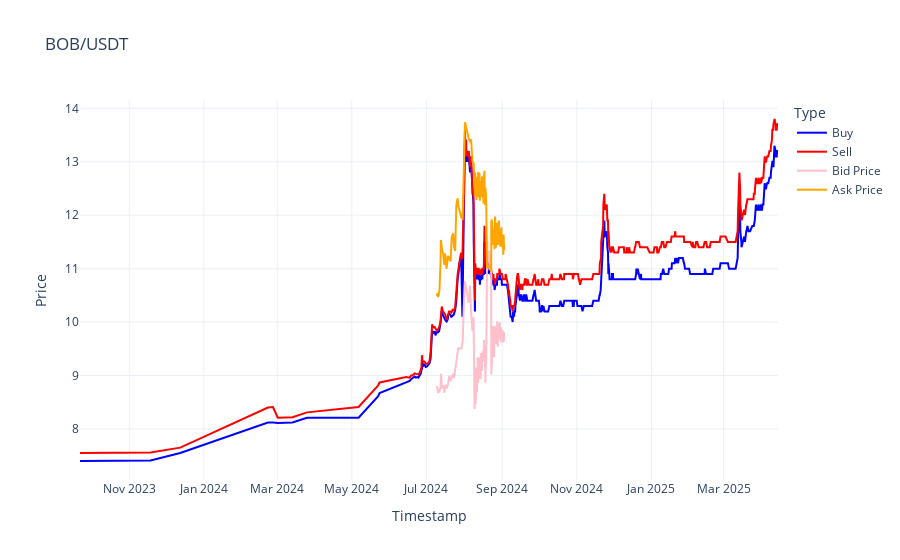

Notebook source saved alongside this figure:
### Code cell
fig = go.Figure()
fig.add_trace(go.Scatter(x=dolarbo.index, y=dolarbo['compra'], mode='lines', name='Buy', line=dict(color='blue')))
fig.add_trace(go.Scatter(x=dolarbo.index, y=dolarbo['venta'], mode='lines', name='Sell', line=dict(color='red')))
fig.add_trace(go.Scatter(x=hourly_minute_bid.index, y=hourly_minute_bid.values, mode='lines', name='Bid Price', line=dict(color='pink')))
fig.add_trace(go.Scatter(x=hourly_minute_ask.index, y=hourly_minute_ask.values, mode='lines', name='Ask Price', line=dict(color='orange')))
fig.update_layout(
    title='BOB/USDT',
    xaxis_title='Timestamp',
    yaxis_title='Price',
    legend_title='Type',
    template='plotly_white'
)

fig.show()

### Figure 1 — Plotly figure (JSON) as saved in the notebook; plotly's stock layout.template omitted (floating-point values rounded to 4 significant figures; data arrays with more than 128 entries replaced by an {"elided": "..."} marker saying what was removed)
{"data": [{"line": {"color": "blue"}, "mode": "lines", "name": "Buy", "type": "scatter", "x": {"elided": "538 str values"}, "y": {"elided": "538 float values"}}, {"line": {"color": "red"}, "mode": "lines", "name": "Sell", "type": "scatter", "x": {"elided": "538 str values"}, "y": {"elided": "538 float values"}}, {"line": {"color": "pink"}, "mode": "lines", "name": "Bid Price", "type": "scatter", "x": {"elided": "634 str values"}, "y": {"elided": "634 float values"}}, {"line": {"color": "orange"}, "mode": "lines", "name": "Ask Price", "type": "scatter", "x": {"elided": "634 str values"}, "y": {"elided": "634 float values"}}], "layout": {"legend": {"title": {"text": "Type"}}, "title": {"text": "BOB/USDT"}, "xaxis": {"title": {"text": "Timestamp"}}, "yaxis": {"title": {"text": "Price"}}}}
